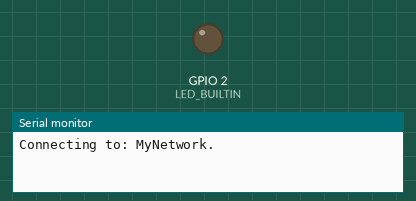
Recording of a sketch running on a simulated ESP8266 (NodeMCU). Shown: output pins drawn as LEDs (lit = HIGH, except the on-board LED, lit = LOW), the last lines printed to the serial monitor. WiFi joins after 1.5 s; servers stay silent unless stated; web services answer with replies made up by the test bench. At 11.8 s the program puts the board to deep sleep or switches it off; the recording ends there.

Above: at 0.1 s.
At 1.8 s:
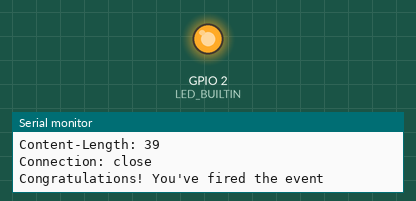
Timing chart, 0 to 11.8 s (numbered marks = the images above):
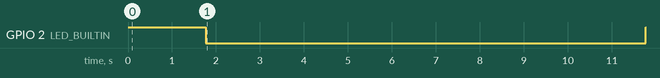

Measured:
- by itself, GPIO 2 (LED_BUILTIN): LOW → HIGH at 0.00 s, → LOW 1.8 s later, → HIGH 10.0 s later

The sketch:

PanicButton.ino
```cpp
/*
 * WiFi Emergency Panic Button using ESP8266
 *
 * John Rogers
 *
 */

#include <ESP8266WiFi.h>

// Replace with your SSID and Password
const char* ssid     = "MyNetwork";
const char* password = "P@ssword";

String header;

// Replace with your unique IFTTT URL resource
const char* resource = "/trigger/panic_button/with/key/MyKey-28937423jh832hjd823dj";

// How your resource variable should look like, but with your own API KEY (that API KEY below is just an example):
//const char* resource = "/trigger/button_pressed/with/key/nAZjOphL3d-ZO4N3k64-1A7gTlNSrxMJdmqy";

// Maker Webhooks IFTTT
const char* server = "maker.ifttt.com";

void setup() {
  Serial.begin(115200);
  pinMode(LED_BUILTIN, OUTPUT);
  digitalWrite(LED_BUILTIN, HIGH);  // turn off LED
  initWifi();
  makeIFTTTRequest();

  // Deep sleep mode until RESET pin is connected to a LOW signal (pushbutton is pressed)
  ESP.deepSleep(0);
}

void loop() {
  // sleeping so wont get here
}

// Establish a Wi-Fi connection with your router
void initWifi() {
  Serial.print("Connecting to: ");
  Serial.print(ssid);
  WiFi.begin(ssid, password);

  int timeout = 10 * 4; // 10 seconds
  while(WiFi.status() != WL_CONNECTED  && (timeout-- > 0)) {
    delay(250);
    Serial.print(".");
  }
  Serial.println("");

  if(WiFi.status() != WL_CONNECTED) {
     Serial.println("Failed to connect, going back to sleep");
  }

  Serial.print("WiFi connected in: ");
  Serial.print(millis());
  Serial.print(", IP address: ");
  Serial.println(WiFi.localIP());
}

// Make an HTTP request to the IFTTT web service
void makeIFTTTRequest() {
  Serial.print("Connecting to ");
  Serial.print(server);

  WiFiClient client;
  int retries = 5;
  while(!!!client.connect(server, 80) && (retries-- > 0)) {
    Serial.print(".");
  }
  Serial.println();
  if(!!!client.connected()) {
     Serial.println("Failed to connect, going back to sleep");
  }

  Serial.print("Request resource: ");
  Serial.println(resource);
  client.print(String("GET ") + resource +
                  " HTTP/1.1\r\n" +
                  "Host: " + server + "\r\n" +
                  "Connection: close\r\n\r\n");


  int timeout = 5 * 10; // 5 seconds
  while(!!!client.available() && (timeout-- > 0)){
    delay(100);
  }
  if(!!!client.available()) {
     Serial.println("No response, going back to sleep");
  }
  while(client.available()){
    char c = client.read();             // read a byte, then
    Serial.write(c);                    // print it out the serial monitor
    header += c;
    if (header.indexOf("HTTP/1.1 200 OK") >= 0) {
    // PROVIDE SOME VISUAL INDICATION MESSAGE WAS SENT BY LIGHTING LED
    digitalWrite(LED_BUILTIN, LOW);   // turn the LED on to provide visual confirmation
    }
  }
  header = "";
  delay(10000);                       // wait for 10 seconds
  digitalWrite(LED_BUILTIN, HIGH);  // turn off LED
  Serial.println("\nclosing connection");
  client.stop();
}
```
